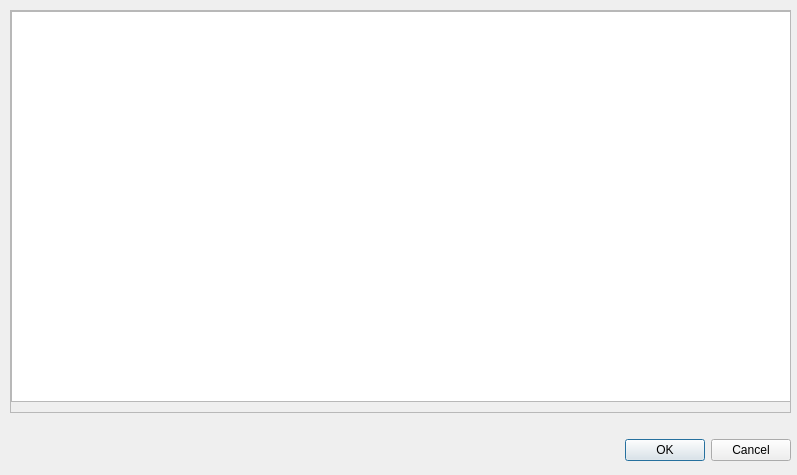
<?xml version="1.0" encoding="UTF-8"?>
<ui version="4.0">
 <class>RemoteFileDialog</class>
 <widget class="QDialog" name="RemoteFileDialog">
  <property name="geometry">
   <rect>
    <x>0</x>
    <y>0</y>
    <width>797</width>
    <height>475</height>
   </rect>
  </property>
  <property name="sizePolicy">
   <sizepolicy hsizetype="Expanding" vsizetype="Preferred">
    <horstretch>0</horstretch>
    <verstretch>0</verstretch>
   </sizepolicy>
  </property>
  <property name="windowTitle">
   <string>Remote directory selection</string>
  </property>
  <widget class="QWidget" name="verticalLayoutWidget">
   <property name="geometry">
    <rect>
     <x>10</x>
     <y>10</y>
     <width>781</width>
     <height>451</height>
    </rect>
   </property>
   <layout class="QVBoxLayout" name="verticalLayout_2">
    <item>
     <widget class="QScrollArea" name="scrollArea">
      <property name="widgetResizable">
       <bool>true</bool>
      </property>
      <widget class="QWidget" name="scrollAreaWidgetContents">
       <property name="geometry">
        <rect>
         <x>0</x>
         <y>0</y>
         <width>777</width>
         <height>385</height>
        </rect>
       </property>
       <property name="sizePolicy">
        <sizepolicy hsizetype="Expanding" vsizetype="Preferred">
         <horstretch>0</horstretch>
         <verstretch>0</verstretch>
        </sizepolicy>
       </property>
       <widget class="QTreeView" name="m_tv_file_tree">
        <property name="geometry">
         <rect>
          <x>0</x>
          <y>0</y>
          <width>781</width>
          <height>391</height>
         </rect>
        </property>
       </widget>
      </widget>
     </widget>
    </item>
    <item>
     <spacer name="verticalSpacer">
      <property name="orientation">
       <enum>Qt::Vertical</enum>
      </property>
      <property name="sizeType">
       <enum>QSizePolicy::Maximum</enum>
      </property>
      <property name="sizeHint" stdset="0">
       <size>
        <width>0</width>
        <height>20</height>
       </size>
      </property>
     </spacer>
    </item>
    <item>
     <widget class="QDialogButtonBox" name="m_bb_buttons">
      <property name="layoutDirection">
       <enum>Qt::LeftToRight</enum>
      </property>
      <property name="orientation">
       <enum>Qt::Horizontal</enum>
      </property>
      <property name="standardButtons">
       <set>QDialogButtonBox::Cancel|QDialogButtonBox::Ok</set>
      </property>
     </widget>
    </item>
   </layout>
  </widget>
 </widget>
 <resources/>
 <connections>
  <connection>
   <sender>m_bb_buttons</sender>
   <signal>accepted()</signal>
   <receiver>RemoteFileDialog</receiver>
   <slot>accept()</slot>
   <hints>
    <hint type="sourcelabel">
     <x>248</x>
     <y>254</y>
    </hint>
    <hint type="destinationlabel">
     <x>157</x>
     <y>274</y>
    </hint>
   </hints>
  </connection>
  <connection>
   <sender>m_bb_buttons</sender>
   <signal>rejected()</signal>
   <receiver>RemoteFileDialog</receiver>
   <slot>reject()</slot>
   <hints>
    <hint type="sourcelabel">
     <x>316</x>
     <y>260</y>
    </hint>
    <hint type="destinationlabel">
     <x>286</x>
     <y>274</y>
    </hint>
   </hints>
  </connection>
 </connections>
</ui>
